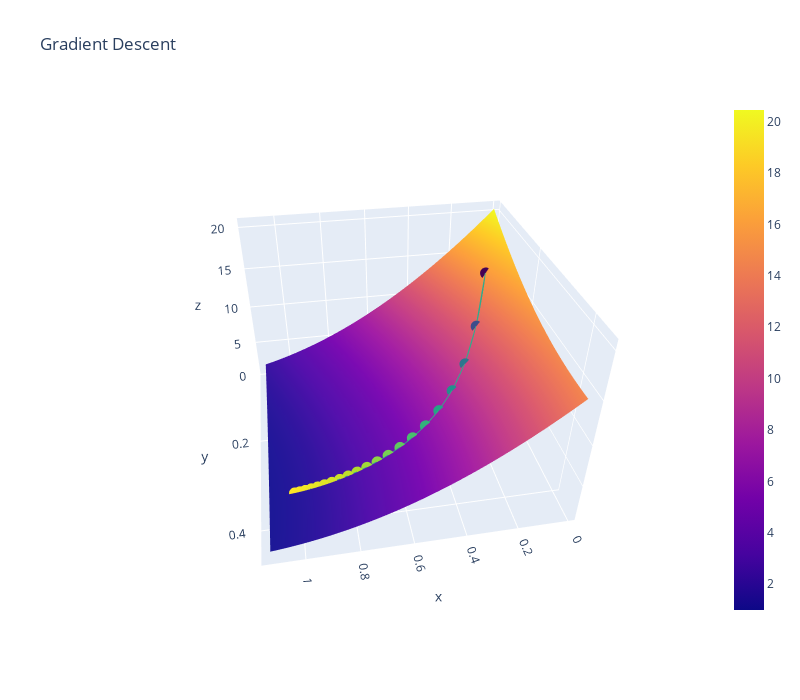

Notebook source saved alongside this figure:
### Code cell
# Run me to see another 3D plot (stochastic gradient descent)
plot_3d(thetas_stoch[:, 0], thetas_stoch[:, 1], loss_stoch, average_squared_loss, sin_model, x, y)
